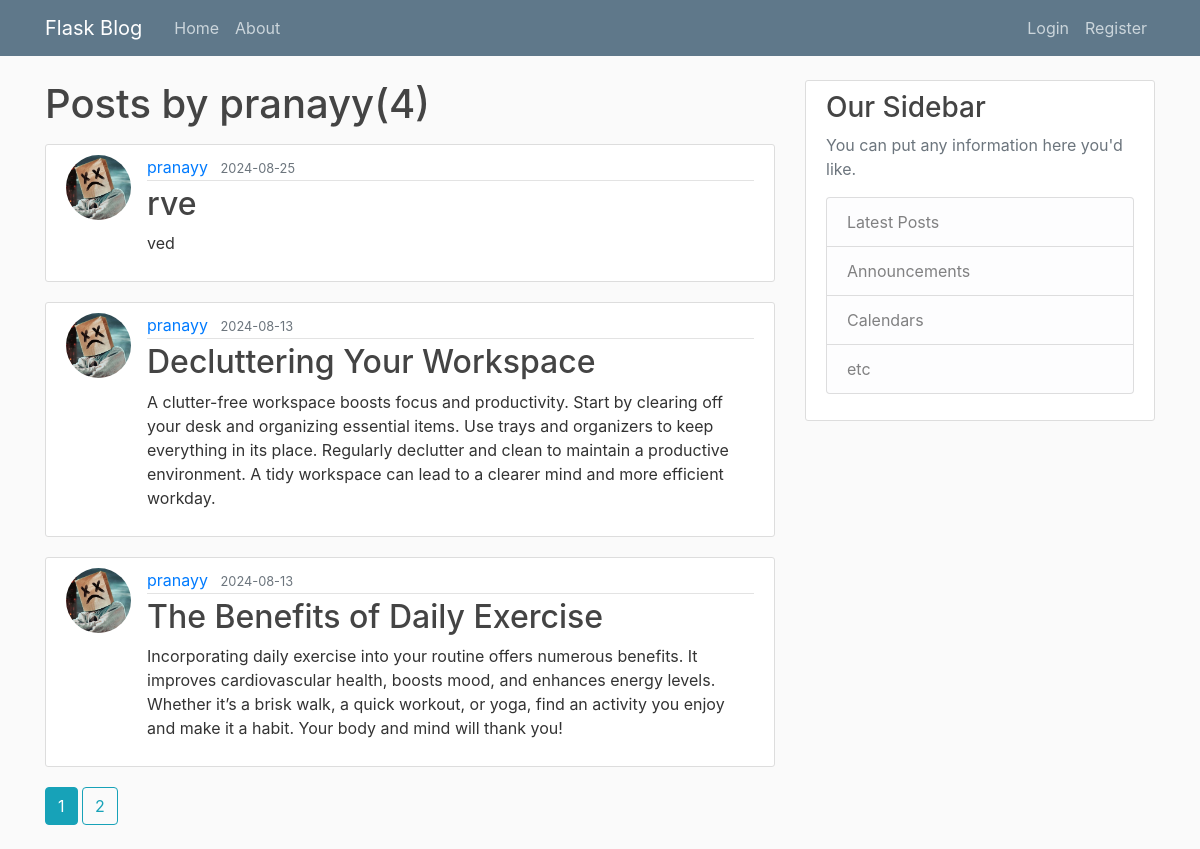
Page /user/pranayy on the committed database.
### maybewrite/models.py (models this page shows, shortened)
class User(db.Model, UserMixin):
    id = db.Column(db.Integer, primary_key=True)
    username = db.Column(db.String(20), unique=True, nullable=False)
    email = db.Column(db.String(120), unique=True, nullable=False)
    image_file = db.Column(db.String(20), nullable=False, default='default.jpg')
    password = db.Column(db.String(60), nullable=False)
    posts = db.relationship('Post', backref='author', lazy=True)

class Post(db.Model):
    id = db.Column(db.Integer, primary_key=True)
    title = db.Column(db.String(100), nullable=False)
    date_posted = db.Column(db.Date, nullable=False, default=date.today)
    content = db.Column(db.Text, nullable=False)
    user_id = db.Column(db.Integer, db.ForeignKey('user.id'), nullable=False)

### maybewrite/users/routes.py (the view)
@users.route("/user/<string:username>")
def user_posts(username):
    page=request.args.get('page',1,type=int)
    user=User.query.filter_by(username=username).first_or_404()
    posts = Post.query.filter_by(author=user)\
        .order_by(Post.date_posted.desc())\
        .paginate(page=page,per_page=3)
    return render_template('user_posts.html', posts=posts,user=user)

### maybewrite/templates/user_posts.html (shortened to what this page needs)
{% extends "layout.html" %}
{% block content %}
<h1 class="mb-3">Posts by {{user.username}}({{posts.total}})</h1>
{% for post in posts.items %}
<article class="media content-section">
    <img class="rounded-circle article-img"
        src="{{ url_for('static', filename='profile_pics/' + post.author.image_file) }}">
    <div class="media-body">
        <div class="article-metadata">
            <a class="mr-2" href="{{url_for('users.user_posts',username=post.author.username)}}">{{ post.author.username }}</a>
            <small class="text-muted">{{ post.date_posted.strftime('%Y-%m-%d') }}</small>
        </div>
        <h2><a class="article-title" href="{{ url_for('posts.post', post_id=post.id) }}">{{ post.title }}</a></h2>
        <p class="article-content">{{ post.content }}</p>
    </div>
</article>
{% endfor %}
{% for page_num in posts.iter_pages(left_edge=1,right_edge=1,left_current=1,right_current=2) %}
{% if page_num %}
{% if posts.page==page_num%}
<a class="btn btn-info mb-4" href="{{url_for('users.user_posts',username=user.username,page=page_num)}}">{{page_num}}</a>
{%else%}
<a class="btn btn-outline-info mb-4" href="{{url_for('users.user_posts',page=page_num)}}">{{page_num}}</a>
{%endif%}
{%endif%}
{% endfor %}
{% endblock content %}

### maybewrite/static/main.css (style rules this page uses)
body { background: #fafafa; color: #333333; margin-top: 5rem; }
h1, h2, h3, h4, h5, h6 { color: #444444; }
.content-section { background: #ffffff; padding: 10px 20px; border: 1px solid #dddddd; border-radius: 3px; margin-bottom: 20px; }
.article-title { color: #444444; }
.article-content { white-space: pre-line; }
.article-img { height: 65px; width: 65px; margin-right: 16px; }
.article-metadata { padding-bottom: 1px; margin-bottom: 4px; border-bottom: 1px solid #e3e3e3 }

### rows in the picture
User: username "pranayy"
Post: image_file (placeholder picture), author.username "pranayy", date_posted "2024-08-25", title "rve", content "ved"
Post: image_file (placeholder picture), author.username "pranayy", date_posted "2024-08-13", title "Decluttering Your Workspace", content "A clutter-free workspace boosts focus and productivity. Start by clearing off your desk and organizing essential items. Use trays and organizers to keep everything in its place. Regularly declutter and clean to maintain a productive environment. A tidy workspace can lead to a clearer mind and more efficient workday."
Post: image_file (placeholder picture), author.username "pranayy", date_posted "2024-08-13", title "The Benefits of Daily Exercise", content "Incorporating daily exercise into your routine offers numerous benefits. It improves cardiovascular health, boosts mood, and enhances energy levels. Whether it’s a brisk walk, a quick workout, or yoga, find an activity you enjoy and make it a habit. Your body and mind will thank you!"

### other values in the picture
{{ posts.total }} "4"
{{ page_num }} "1"
{{ page_num }} "2"
